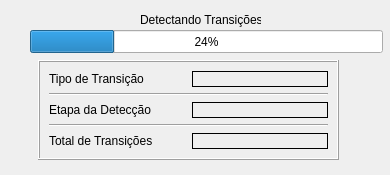
<ui version="4.0" >
 <class>DTWindow</class>
 <widget class="QWidget" name="DTWindow" >
  <property name="windowModality" >
   <enum>Qt::ApplicationModal</enum>
  </property>
  <property name="geometry" >
   <rect>
    <x>0</x>
    <y>0</y>
    <width>390</width>
    <height>175</height>
   </rect>
  </property>
  <property name="windowTitle" >
   <string>Detectando Transições</string>
  </property>
  <property name="windowIcon" >
   <iconset>
    <normaloff>Icons/logo.png</normaloff>Icons/logo.png</iconset>
  </property>
  <widget class="QLabel" name="meesageLabel" >
   <property name="geometry" >
    <rect>
     <x>140</x>
     <y>10</y>
     <width>121</width>
     <height>20</height>
    </rect>
   </property>
   <property name="text" >
    <string>Detectando Transições</string>
   </property>
  </widget>
  <widget class="QProgressBar" name="progressBar" >
   <property name="geometry" >
    <rect>
     <x>30</x>
     <y>30</y>
     <width>353</width>
     <height>23</height>
    </rect>
   </property>
   <property name="value" >
    <number>24</number>
   </property>
  </widget>
  <widget class="QFrame" name="frame_3" >
   <property name="geometry" >
    <rect>
     <x>38</x>
     <y>60</y>
     <width>301</width>
     <height>100</height>
    </rect>
   </property>
   <property name="frameShape" >
    <enum>QFrame::Box</enum>
   </property>
   <property name="frameShadow" >
    <enum>QFrame::Raised</enum>
   </property>
   <layout class="QGridLayout" name="gridLayout" >
    <item row="0" column="0" >
     <widget class="QLabel" name="label_3" >
      <property name="frameShape" >
       <enum>QFrame::Box</enum>
      </property>
      <property name="frameShadow" >
       <enum>QFrame::Plain</enum>
      </property>
      <property name="lineWidth" >
       <number>0</number>
      </property>
      <property name="text" >
       <string>Tipo de Transição</string>
      </property>
     </widget>
    </item>
    <item row="0" column="1" >
     <widget class="QLabel" name="labelType" >
      <property name="frameShape" >
       <enum>QFrame::Box</enum>
      </property>
      <property name="text" >
       <string/>
      </property>
     </widget>
    </item>
    <item row="1" column="0" colspan="2" >
     <widget class="Line" name="line" >
      <property name="orientation" >
       <enum>Qt::Horizontal</enum>
      </property>
     </widget>
    </item>
    <item row="2" column="0" >
     <widget class="QLabel" name="label_5" >
      <property name="frameShape" >
       <enum>QFrame::Box</enum>
      </property>
      <property name="lineWidth" >
       <number>0</number>
      </property>
      <property name="text" >
       <string>Etapa da Detecção</string>
      </property>
     </widget>
    </item>
    <item row="2" column="1" >
     <widget class="QLabel" name="labelFase" >
      <property name="frameShape" >
       <enum>QFrame::Box</enum>
      </property>
      <property name="text" >
       <string/>
      </property>
     </widget>
    </item>
    <item row="3" column="0" colspan="2" >
     <widget class="Line" name="line_2" >
      <property name="orientation" >
       <enum>Qt::Horizontal</enum>
      </property>
     </widget>
    </item>
    <item row="4" column="0" >
     <widget class="QLabel" name="label_4" >
      <property name="frameShape" >
       <enum>QFrame::Box</enum>
      </property>
      <property name="lineWidth" >
       <number>0</number>
      </property>
      <property name="text" >
       <string>Total de Transições</string>
      </property>
     </widget>
    </item>
    <item row="4" column="1" >
     <widget class="QLabel" name="labelNum" >
      <property name="frameShape" >
       <enum>QFrame::Box</enum>
      </property>
      <property name="text" >
       <string/>
      </property>
     </widget>
    </item>
   </layout>
  </widget>
 </widget>
 <resources/>
 <connections/>
</ui>
